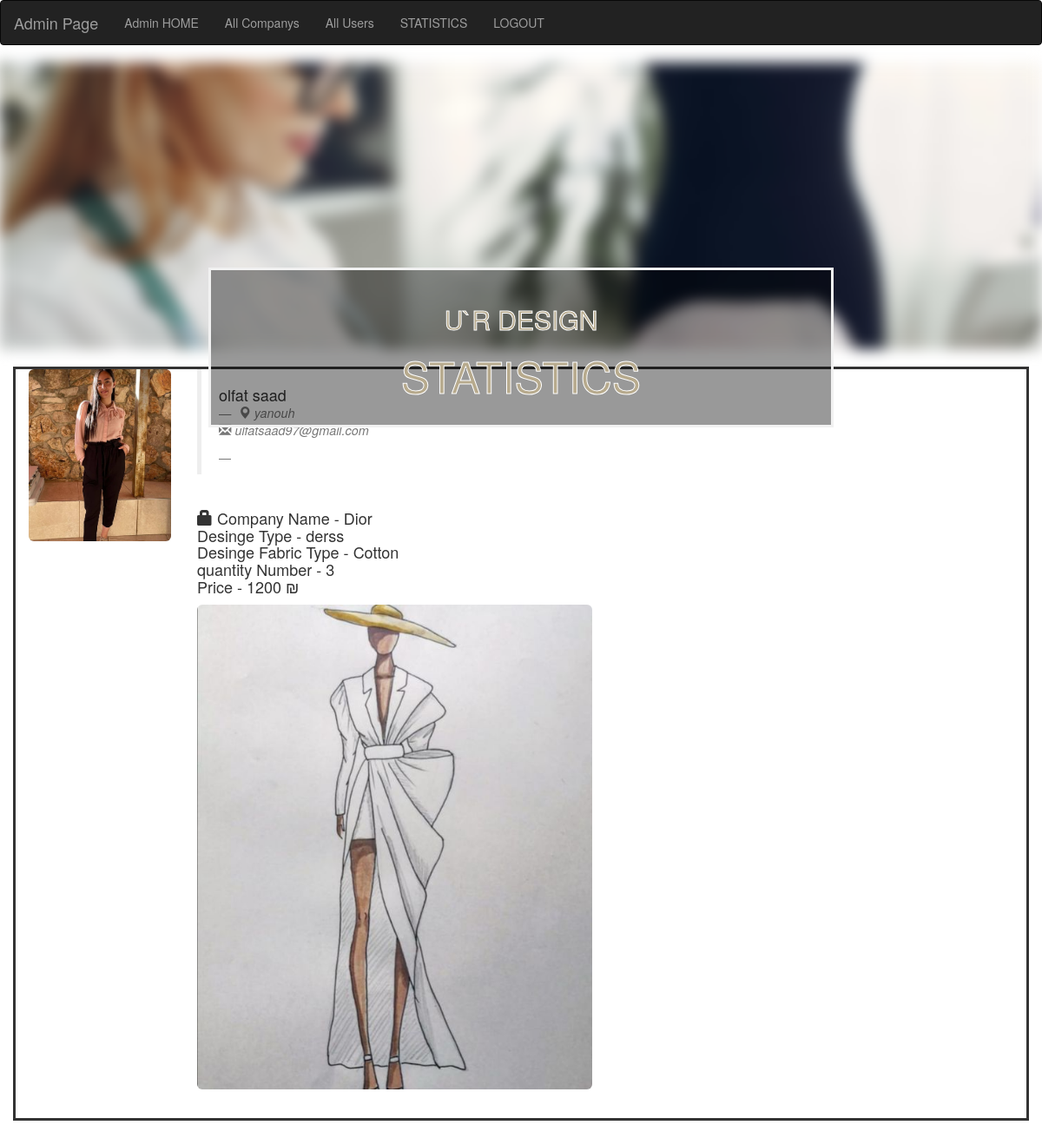
Screenshot of /bestSelling.php with the database file from the repository.
### tables this page shows
CREATE TABLE IF NOT EXISTS `registeration` (
  `id` int(11) NOT NULL AUTO_INCREMENT,
  `fullname` varchar(50) NOT NULL,
  `email` varchar(50) NOT NULL,
  `password` varchar(30) NOT NULL,
  `address` varchar(20) NOT NULL,
  `comment` varchar(50) NOT NULL,
  `gender` varchar(10) NOT NULL,
  `image` text NOT NULL,
  PRIMARY KEY (`id`)
);

CREATE TABLE IF NOT EXISTS `userdesigns` (
  `code` int(100) NOT NULL AUTO_INCREMENT,
  `id` int(11) NOT NULL,
  `img` text NOT NULL,
  `type` varchar(50) NOT NULL,
  `companyname` varchar(20) NOT NULL,
  `comment` text NOT NULL,
  `size` int(11) NOT NULL,
  `style` varchar(100) NOT NULL,
  `FabricType` varchar(100) NOT NULL,
  `hight` int(11) NOT NULL,
  `armLength` int(11) NOT NULL,
  `chest` int(11) NOT NULL,
  `waist` int(11) NOT NULL,
  `hip` int(11) NOT NULL,
  `date` timestamp NOT NULL DEFAULT current_timestamp() ON UPDATE current_timestamp(),
  PRIMARY KEY (`code`),
  KEY `id` (`id`),
  KEY `companyname` (`companyname`)
);

CREATE TABLE IF NOT EXISTS `cart` (
  `saleid` int(100) NOT NULL AUTO_INCREMENT,
  `code` int(100) NOT NULL,
  `comanycode` int(11) NOT NULL,
  `price` bigint(200) NOT NULL,
  `quantity` int(100) NOT NULL,
  PRIMARY KEY (`saleid`),
  KEY `code` (`code`),
  KEY `comanycode` (`comanycode`)
);

### bestSelling.php (the view, shortened to what this page needs)
<?php
include "connection.php";
?>
	<link rel="stylesheet" href="https://unpkg.com/purecss@2.0.6/build/pure-min.css">
	<link rel="stylesheet" href="https://maxcdn.bootstrapcdn.com/bootstrap/3.4.1/css/bootstrap.min.css">
<nav class="navbar navbar-inverse">
  <div class="container-fluid">
    <div class="navbar-header">
      <a class="navbar-brand" href="#">Admin Page</a>
    </div>
    <ul class="nav navbar-nav">
      <li><a href="admin.php">Admin HOME</a></li>
	  <li><a href="allcom.php">All Companys</a></li>
      <li><a href="allusers.php">All Users</a></li>
    <li><a href="statistics.php">STATISTICS</a></li>
      <li><a href="logout.php">LOGOUT</a></li>
    </ul>
  </div>
</nav>
<div class="bg-image"></div>
<div class="bg-text">
  <h2 style="color:#b7aa8d; -webkit-text-stroke-width:1px; -webkit-text-stroke-color:#ffffff">U`R DESIGN</h2>
  <h1 style="font-size:50px;color:#b7aa8d; -webkit-text-stroke-width:1px; -webkit-text-stroke-color:#ffffff">STATISTICS</h1>
</div><?php
$rowSQL =  "SELECT MAX( quantity ) AS maxquantity FROM cart ;";
$result = $con->query($rowSQL);
$row =  mysqli_fetch_array( $result );
$largestNumber = $row['maxquantity'];
$serch="SELECT * FROM  cart WHERE quantity='$largestNumber';";
$result2 = $con->query($serch);
while ($result2 && $row2=$result2->fetch_assoc()){
    $code = $row2['code'];
$selectthedress="SELECT * FROM userdesigns WHERE code='$code';";
$res=$con->query($selectthedress);
while ($res && $row3=$res->fetch_assoc()){
    $id = $row3['id'];
$selecttheuser="SELECT * FROM registeration WHERE id='$id';";
$resUser=$con->query($selecttheuser);
while ($resUser && $rowUser=$resUser->fetch_assoc()){
?>
<h2>
<link href="//netdna.bootstrapcdn.com/bootstrap/3.0.0/css/bootstrap.min.css" rel="stylesheet" id="bootstrap-css">
<div class="container solid">
    <div class="row">
        <div class="col-sm-2 col-md-2">
        <img class="img-rounded img-responsive" name="img" src="image/<?php echo $rowUser["image"];?>"  /><br>
        </div>
        <div class="col-sm-4 col-md-5">
            <blockquote>
                <h4><?php echo $rowUser["fullname"]; ?>
                 <small>
                     <cite title="Source Title"><i class="glyphicon glyphicon-map-marker"></i>
                     <?php echo $rowUser["address"]; ?>
                      <br>
             <i class="glyphicon glyphicon-envelope"></i> <?php echo $rowUser["email"]; ?>
                </cite></h4>
            </blockquote><h4><br
                /> <i class="glyphicon glyphicon-lock"></i> Company Name - <?php echo $row3["companyname"];?>
               <br />  </i>Desinge Type - <?php echo $row3["type"];?><br>
               Desinge Fabric Type - <?php echo $row3["FabricType"];?><br>
               quantity Number - <?php echo $row2["quantity"];?>
                <br>
                Price - <?php echo $row2["price"];?> ₪
            </h4>
                <img class="img-rounded img-responsive" name="img" src="image/<?php echo $row3["img"];?>"  /><br>
        </div>
    </div>
</div>
<?php } } }?>
<br>

### bestSelling.php (style rules this page uses)
.solid { border-style: solid; }
.bg-image { background-image: url("image/14.jpg"); filter: blur(8px); -webkit-filter: blur(8px); height: 330px; background-position: center; background-repeat: no-repeat; background-size: cover; }
.bg-text { background-color: rgb(0,0,0); background-color: rgba(0,0,0, 0.4); color: white; font-weight: bold; border: 3px solid #f1f1f1; position: absolute; top: 30%; left: 50%; transform: translate(-50%, -50%); z-index: 2; width: 60%; padding: 20px; text-align: center; }

### rows the page displays
cart: quantity "3", price "1200"
userdesigns: companyname "Dior", type "derss", FabricType "Cotton"
registeration: image (picture), fullname "olfat saad", address "yanouh", email "ulfatsaad97@gmail.com", userdesigns.img (picture)
